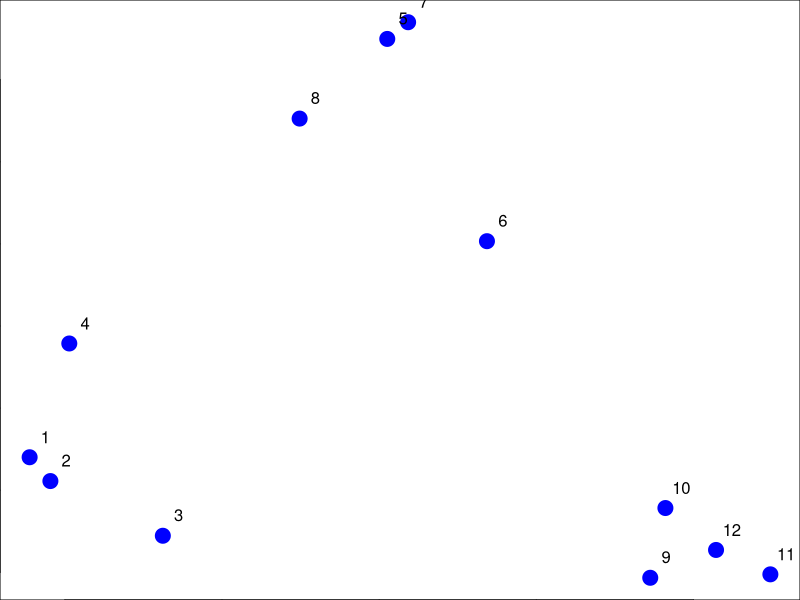
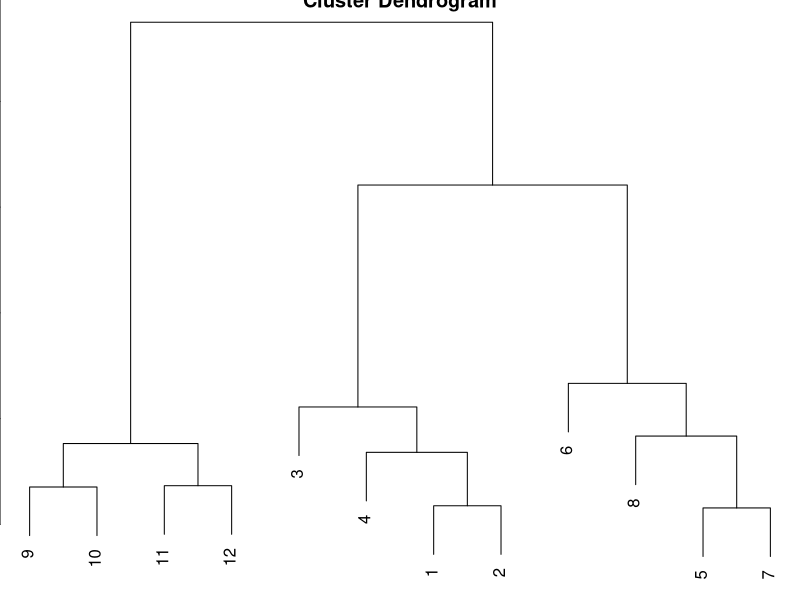
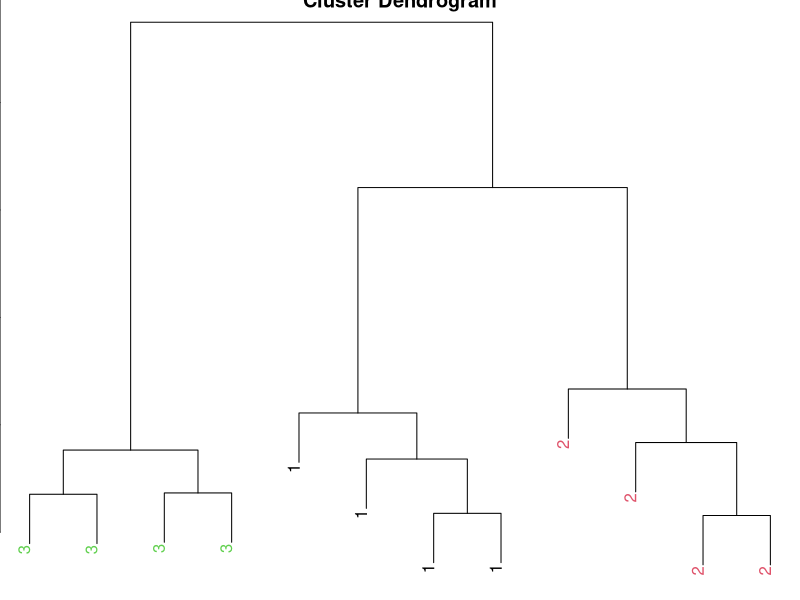
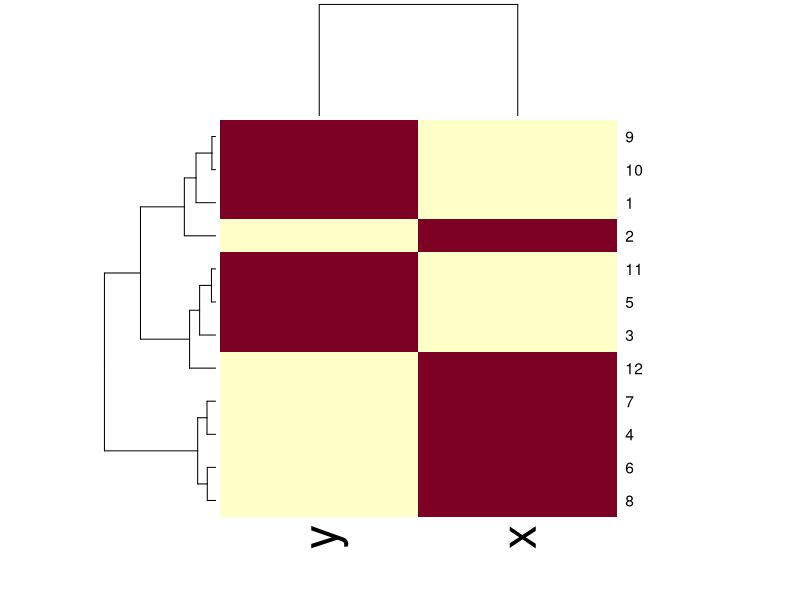
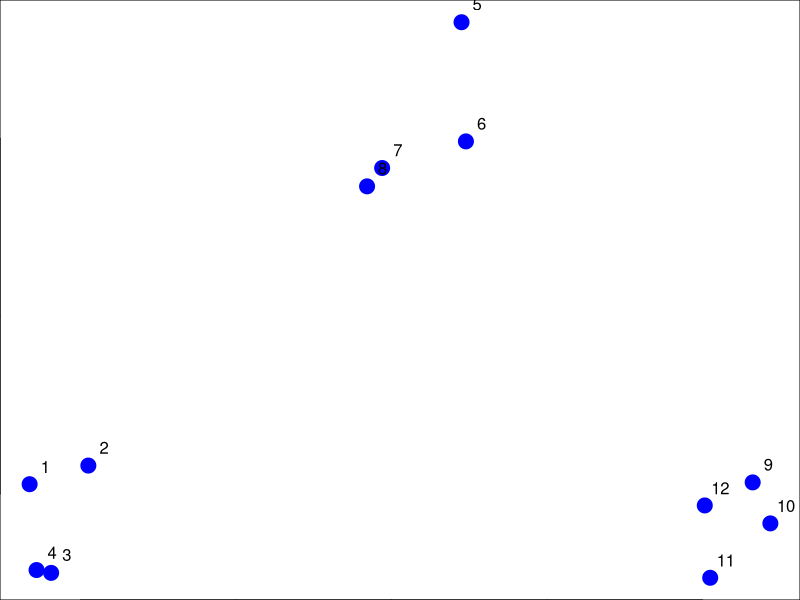
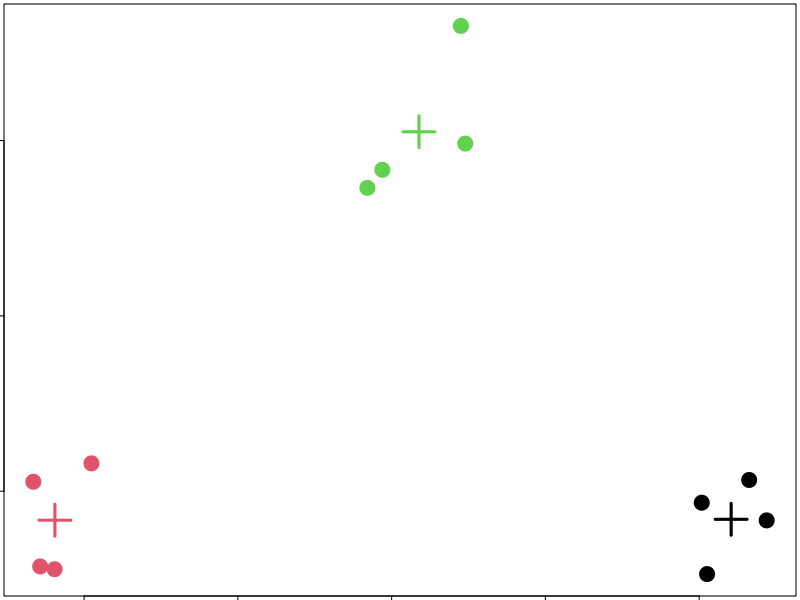
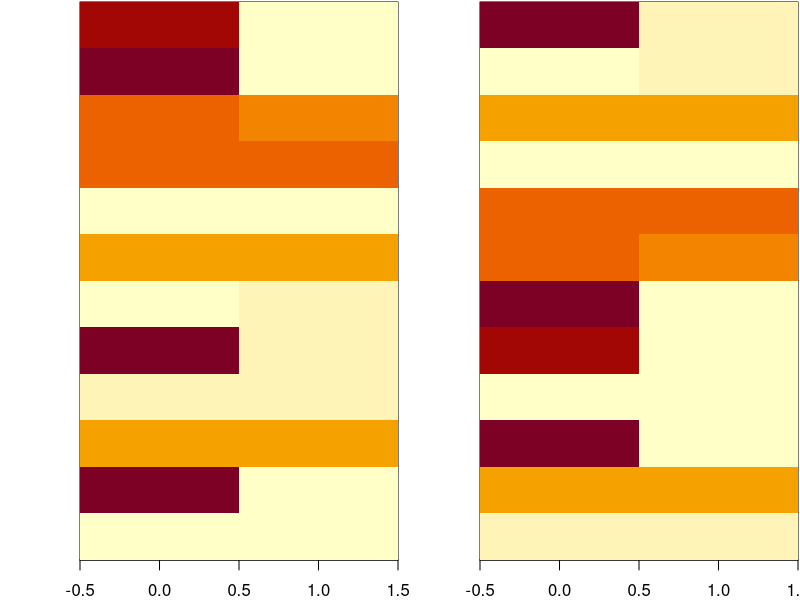
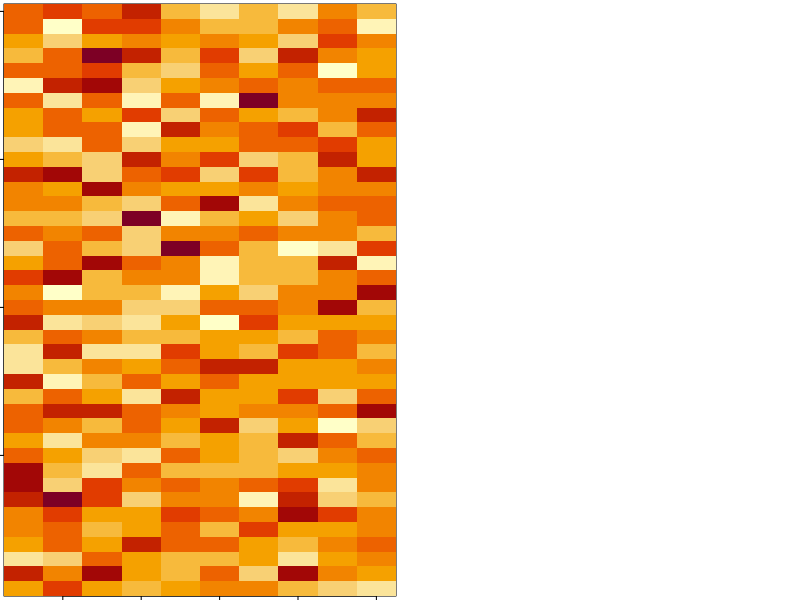

Source code (R) for these figures, in order: (Note: this script raises an error after producing the figures.)
# Lesson 1: Hierarchical Clustering
set.seed(123)
par(mar = c(0, 0, 0, 0))
x <- rnorm(12, mean = rep(1:3, each = 4), sd = 0.2)
y <- rnorm(12, mean = rep(c(1, 2, 1), each = 4), sd = 0.2)
plot(x, y, col = "blue", pch = 19, cex = 2)
text(x + 0.05, y + 0.05, labels = as.character(1:12))

# We choose the closest points and for them we create new single point for 
# next step of clustering - we start with n points (here 12) and we will finish
# with 1 single point

options(locatorBell = FALSE)
pnt <- identify(x, y, plot = F)
points(x[pnt], y[pnt], pch = 19, cex = 2, col = "red")

# Distance data.frame
dataFrame <- data.frame(x = x, y = y)
distxy <- dist(dataFrame)

# Hierarchical Clustering - hclust
hClustering <- hclust(distxy)
plot(hClustering)


# Prettier dendrogram

mypclust <- function(hclust, lab = hclust$labels, lab.col = rep(1, length(hclust$labels)), hang = 0.1, ...){
            y <- rep(hclust$height, 2)
            x <- as.numeric(hclust$merge)
            y <- y[which(x < 0)]
            x <- x[which(x < 0)]
            x <- abs(x)
            y <- y[order(x)]
            x <- x[order(x)]
            plot(hclust, labels = FALSE, hang = hang, ...)
            text(x = x, y = y[hclust$order] - (max(hclust$height)*hang), labels = lab[hclust$order],
                 col = lab.col[hclust$order], srt = 90, adj = c(1, 0.05), xpd = NA, ...)
}

mypclust(hClustering, lab = rep(1:3, each = 4), lab.col = rep(1:3, each = 4))

# Heatmap
set.seed(143)
dataMatrix <- as.matrix(dataFrame)[sample(1:12),]
heatmap(dataMatrix)

# Lesson 2: K-Means Clustering
set.seed(12234)
par(mar = c(0, 0, 0, 0))
x <- rnorm(12, mean = rep(1:3, each = 4), sd = 0.2)
y <- rnorm(12, mean = rep(c(1, 2, 1), each = 4), sd = 0.2)
plot(x, y, col = "blue", pch = 19, cex = 2)
text(x + 0.05, y + 0.05, labels = as.character(1:12))

DataFrame <- data.frame(x = x, y = y)
kmeansObj <- kmeans(DataFrame, centers = 3)
names(kmeansObj)
kmeansObj$centers

par(mar = c(0.2, 0.2, 0.2, 0.2))
plot(DataFrame$x, DataFrame$y, col = kmeansObj$cluster, pch = 19, cex = 2)
points(kmeansObj$centers, col = 1:3, pch = 3, cex = 3, lwd = 3)

# Hetmap
set.seed(1234)
dataMatrix <- as.matrix(DataFrame)[sample(1:12),]
kmeansObj2 <- kmeans(dataMatrix, centers = 2)
par(mfrow = c(1, 2), mar = c(2, 4, 0.1, 0.1))
image(t(dataMatrix)[,nrow(dataMatrix):1], yaxt = "n")
image(t(dataMatrix)[,order(kmeansObj$cluster)], yaxt = "n")

set.seed(12345)
par(mar = rep(0.2, 4))
dataMatrix <- matrix(rnorm(400), nrow = 40)
image(1:10, 1:40, t(dataMatrix)[, nrow(dataMatrix):1])

par(mar = rep(0.2, 4))
heatmap(dataMatrix)

# What if we add the pattern ?
set.seed(678910)
for(i in 1:40) {
  # flip a coin
  coinFlip <- rbinom(1, size = 1, prob = 0.5)
  # if coin is heads add a common pattern to that row
  if (coinFlip) {
   dataMatrix[i, ] <- dataMatrix[i, ] + rep(c(0, 3), each = 5) 
  }
}

par(mar = rep(0.2, 4))
image(1:10, 1:40, t(dataMatrix)[, nrow(dataMatrix):1])

par(mar = rep(0.2, 4))
heatmap(dataMatrix)

# Patterns in rows ad columns
hh <- hclust(dist(dataMatrix))
dataMatrixOrdered <- dataMatrix[hh$order, ]
par(mfrow = c(1, 3))
image(t(dataMatrix)[, nrow(dataMatrixOrdered):1])
plot(rowMeans(dataMatrixOrdered), 40:1, xlab = "Row Mean", ylab = "Row", pch = 19)
plot(colMeans(dataMatrixOrdered), xlab = "Column Mean", ylab = "Column", pch = 19)

# Components of the SVD - v and u

svd1 <- svd(scale(dataMatrixOrdered))
par(mfrow = c(1, 3))
image(t(dataMatrixOrdered)[,nrow(dataMatrixOrdered):1])
plot(svd1$u[,1], 40:1, xlab = "Row", ylab = "First left singular vector", pch = 19)
plot(svd1$v[,1],  xlab = "Column", ylab = "First right singular vector", pch = 19)

# Components of the SVD - Variance explained
par(mfrow = c(1, 2))
plot(svd1$d, xlab = "Column", ylab = "Singular value", pch = 19)
plot(svd1$d^2/sum(svd1$d^2), xlab = "Column", ylab = "Prop. of variance explained", pch = 19)

# Relationship to principal component
svd1 <- svd(scale(dataMatrixOrdered))
pca1 <- prcomp(dataMatrixOrdered, scale = TRUE)
plot(pca1$rotation[,1], svd1$v[,1], pch = 19, xlab = "Principal Component 1", ylab = "Right Singular Vector 1")
abline(c(0, 1))

# Components of the SVD - variance explained
constantMatrix <- dataMatrixOrdered*0
for(i in 1:dim(dataMatrixOrdered)[1]){constantMatrix[i,] <- rep(c(0, 1), each = 5)}
svd1 <- svd(constantMatrix)
par(mfrow = c(1,3))
image(t(constantMatrix)[,nrow(constantMatrix):1])
plot(svd1$d, xlab = "Column", ylab = "Singular value", pch = 19)
plot(svd1$d^2/sum(svd1$d^2), xlab = "Column", ylab = "Prop. of variance explained", pch = 19)

# Missing value
dataMatrix2 <- dataMatrixOrdered

dataMatrix2[sample(1:100, size = 40, replace = FALSE)] <- NA
svd1 <- svd(scale(dataMatrix2))

# Lesson 3: Working with colors
pal <- colorRamp(c("red", "blue"))
pal(1)
pal(0)
pal(0.5)
pal(seq(0, 1, len = 10))

pal <- colorRampPalette(c("red", "yellow"))
pal(2)
pal(10)
